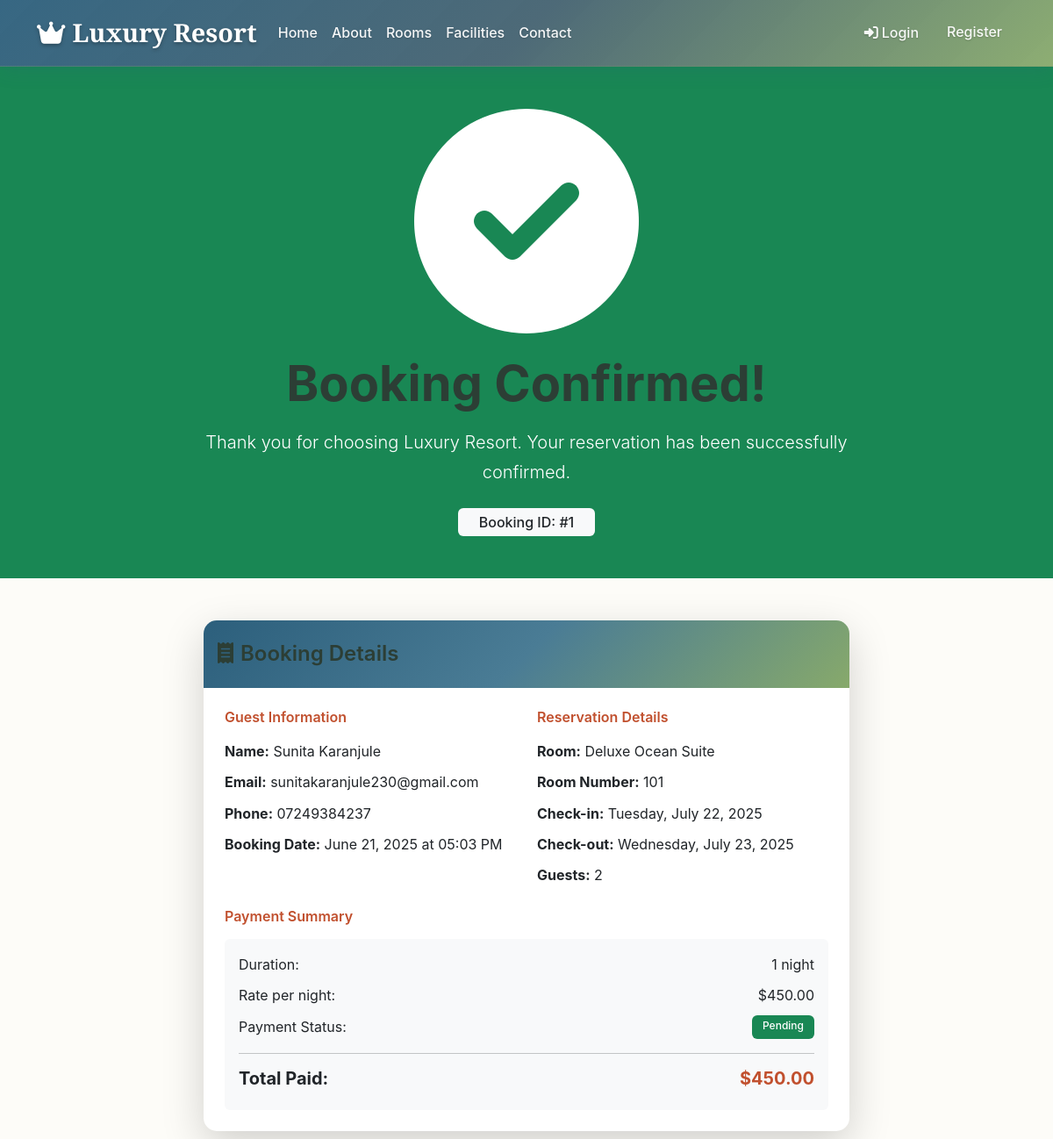
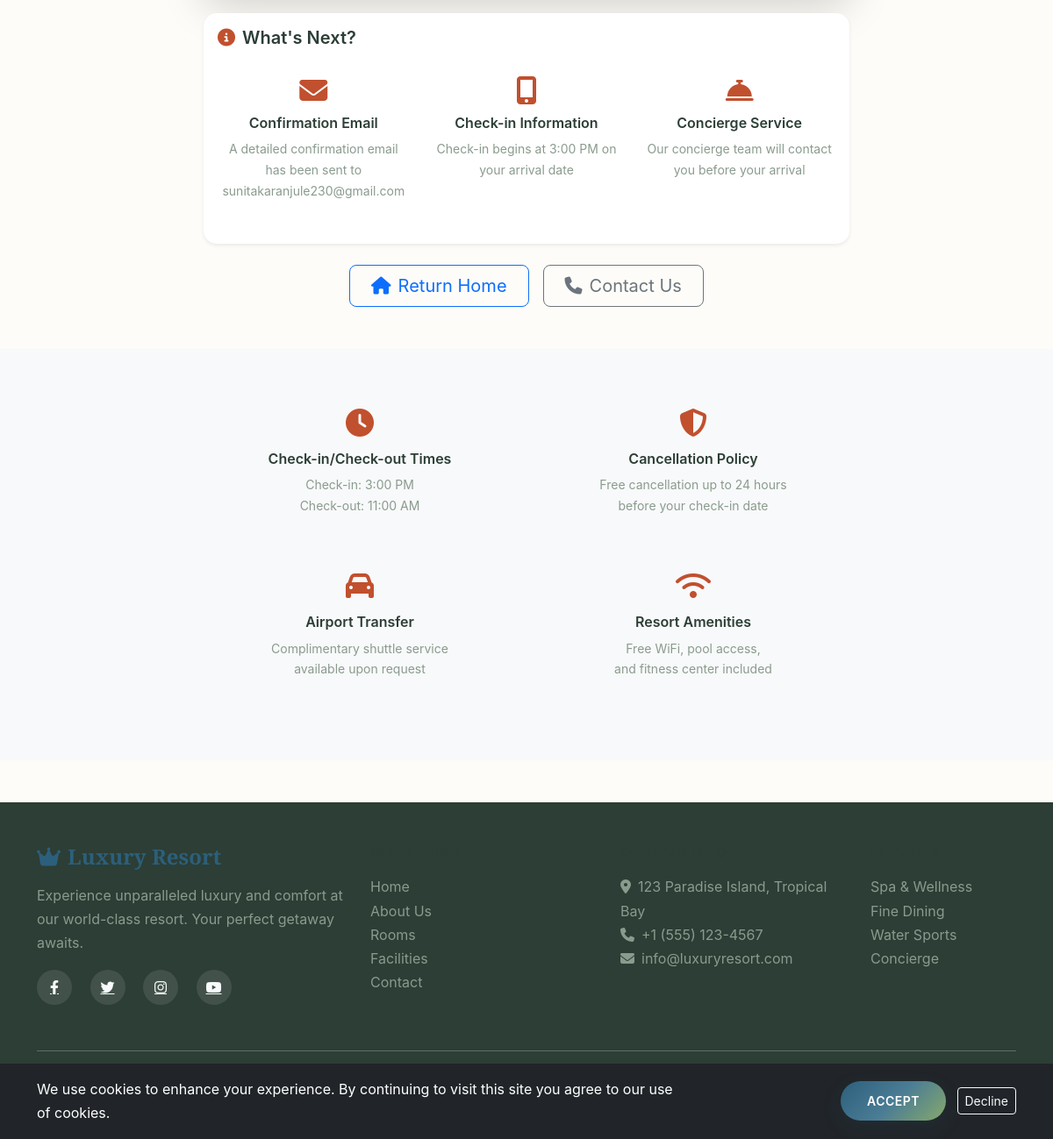
/booking-success-fallback/1, run on the app's committed database (2 pictures, top to bottom).
### models.py (models this page shows, shortened)
class Booking(db.Model):
    __tablename__ = 'bookings'
    id = db.Column(db.Integer, primary_key=True)
    user_id = db.Column(db.Integer, db.ForeignKey('users.id'), nullable=True)  # Now nullable for guests
    room_id = db.Column(db.Integer, db.ForeignKey('rooms.id'), nullable=False)
    check_in_date = db.Column(db.Date, nullable=False)
    check_out_date = db.Column(db.Date, nullable=False)
    check_in_time = db.Column(db.String(10), default="14:00")  # Default check-in time (2 PM)
    check_out_time = db.Column(db.String(10), default="12:00")  # Default check-out time (12 PM)
    num_guests = db.Column(db.Integer, nullable=False)
    total_amount = db.Column(db.Numeric(10, 2), nullable=False)
    booking_status = db.Column(db.String(20), default='pending')  # pending, confirmed, cancelled, completed
    payment_status = db.Column(db.String(20), default='pending')  # pending, paid, failed, refunded
    payment_gateway = db.Column(db.String(20), default='stripe')  # stripe, razorpay
    stripe_session_id = db.Column(db.String(255))
    razorpay_order_id = db.Column(db.String(255))
    razorpay_payment_id = db.Column(db.String(255))
    special_requests = db.Column(db.Text)
    first_name = db.Column(db.String(50), nullable=False)
    last_name = db.Column(db.String(50), nullable=False)
    email = db.Column(db.String(120), nullable=False)
    phone = db.Column(db.String(20))
    created_at = db.Column(db.DateTime, default=datetime.utcnow)
    updated_at = db.Column(db.DateTime, default=datetime.utcnow, onupdate=datetime.utcnow)
    def get_duration_days(self):
        return (self.check_out_date - self.check_in_date).days

class RoomType(db.Model):
    __tablename__ = 'room_types'
    id = db.Column(db.Integer, primary_key=True)
    name = db.Column(db.String(100), nullable=False)
    description = db.Column(db.Text)
    price_per_night = db.Column(db.Numeric(10, 2), nullable=False)
    max_occupancy = db.Column(db.Integer, nullable=False)
    amenities = db.Column(db.Text)  # JSON string of amenities
    image_url = db.Column(db.String(255))  # Keep for backward compatibility
    is_active = db.Column(db.Boolean, default=True)
    created_at = db.Column(db.DateTime, default=datetime.utcnow)
    rooms = db.relationship('Room', backref='room_type', lazy=True)
    images = db.relationship('RoomTypeImage', backref='room_type', lazy=True, cascade='all, delete-orphan')

class Room(db.Model):
    __tablename__ = 'rooms'
    id = db.Column(db.Integer, primary_key=True)
    room_number = db.Column(db.String(20), unique=True, nullable=False)
    room_type_id = db.Column(db.Integer, db.ForeignKey('room_types.id'), nullable=False)
    floor = db.Column(db.Integer)
    is_available = db.Column(db.Boolean, default=True)
    created_at = db.Column(db.DateTime, default=datetime.utcnow)
    bookings = db.relationship('Booking', backref='room', lazy=True)

### routes.py (the view)
@app.route('/booking-success-fallback/<int:booking_id>')
def booking_success_fallback(booking_id):
    booking = Booking.query.get_or_404(booking_id)
    if booking.user_id is not None:
        if not current_user.is_authenticated or booking.user_id != current_user.id:
            flash('Access denied.', 'danger')
            return redirect(url_for('index'))
    return render_template('booking_confirmation.html', booking=booking)

### templates/booking_confirmation.html (shortened to what this page needs)
{% extends "base.html" %}
{% block content %}
<section class="confirmation-header py-5 bg-success text-white">
    <div class="container">
        <div class="row justify-content-center text-center">
            <div class="col-lg-8">
                <div class="confirmation-icon mb-4">
                    <i class="fas fa-check-circle fa-4x"></i>
                </div>
                <h1 class="display-4 fw-bold mb-3">Booking Confirmed!</h1>
                <p class="lead">Thank you for choosing Luxury Resort. Your reservation has been successfully confirmed.</p>
                <div class="confirmation-number mt-4">
                    <span class="badge bg-light text-dark fs-6 px-4 py-2">
                        Booking ID: #{{ booking.id }}
                    </span>
                </div>
            </div>
        </div>
    </div>
</section>
<section class="py-5">
    <div class="container">
        <div class="row justify-content-center">
            <div class="col-lg-8">
                <div class="card border-0 shadow-lg">
                    <div class="card-header bg-luxury text-white py-4">
                        <h4 class="mb-0"><i class="fas fa-receipt me-2"></i>Booking Details</h4>
                    </div>
                    <div class="card-body p-4">
                        <div class="row">
                            <div class="col-md-6 mb-4">
                                <h6 class="luxury-accent mb-3">Guest Information</h6>
                                <div class="guest-details">
                                    <div class="detail-item mb-2">
                                        <strong>Name:</strong>
                                        {% if booking.user %}
                                            {{ booking.user.get_full_name() }}
                                        {% else %}
                                            {{ booking.first_name }} {{ booking.last_name }}
                                        {% endif %}
                                    </div>
                                    <div class="detail-item mb-2">
                                        <strong>Email:</strong>
                                        {% if booking.user %}
                                            {{ booking.user.email }}
                                        {% else %}
                                            {{ booking.email }}
                                        {% endif %}
                                    </div>
                                    <div class="detail-item mb-2">
                                        <strong>Phone:</strong>
                                        {% if booking.user %}
                                            {{ booking.user.phone or 'Not provided' }}
                                        {% else %}
                                            {{ booking.phone or 'Not provided' }}
                                        {% endif %}
                                    </div>
                                    <div class="detail-item">
                                        <strong>Booking Date:</strong> {{ booking.created_at.strftime('%B %d, %Y at %I:%M %p') }}
                                    </div>
                                </div>
                            </div>
                            <div class="col-md-6 mb-4">
                                <h6 class="luxury-accent mb-3">Reservation Details</h6>
                                <div class="reservation-details">
                                    <div class="detail-item mb-2">
                                        <strong>Room:</strong> {{ booking.room.room_type.name }}
                                    </div>
                                    <div class="detail-item mb-2">
                                        <strong>Room Number:</strong> {{ booking.room.room_number }}
                                    </div>
                                    <div class="detail-item mb-2">
                                        <strong>Check-in:</strong> {{ booking.check_in_date.strftime('%A, %B %d, %Y') }}
                                    </div>
                                    <div class="detail-item mb-2">
                                        <strong>Check-out:</strong> {{ booking.check_out_date.strftime('%A, %B %d, %Y') }}
                                    </div>
                                    <div class="detail-item">
                                        <strong>Guests:</strong> {{ booking.num_guests }}
                                    </div>
                                </div>
                            </div>
                        </div>
                        <div class="row">
                            <div class="col-12">
                                <h6 class="luxury-accent mb-3">Payment Summary</h6>
                                <div class="payment-summary bg-light p-3 rounded">
                                    <div class="d-flex justify-content-between mb-2">
                                        <span>Duration:</span>
                                        <span>{{ booking.get_duration_days() }} night{{ 's' if booking.get_duration_days() > 1 else '' }}</span>
                                    </div>
                                    <div class="d-flex justify-content-between mb-2">
                                        <span>Rate per night:</span>
                                        <span>{{ format_currency(booking.room.room_type.price_per_night) }}</span>
                                    </div>
                                    <div class="d-flex justify-content-between mb-2">
                                        <span>Payment Status:</span>
                                        <span class="badge bg-success">{{ booking.payment_status.title() }}</span>
                                    </div>
                                    <hr>
                                    <div class="d-flex justify-content-between fw-bold h5">
                                        <span>Total Paid:</span>
                                        <span class="luxury-accent">{{ format_currency(booking.total_amount) }}</span>
                                    </div>
                                </div>
                            </div>
                        </div>
                    </div>
                </div>
                <div class="card border-0 shadow-sm mt-4">
                    <div class="card-header bg-transparent border-0 py-3">
                        <h5 class="mb-0"><i class="fas fa-info-circle me-2 luxury-accent"></i>What's Next?</h5>
                    </div>
                    <div class="card-body">
                        <div class="row">
                            <div class="col-md-4 text-center mb-3">
                                <div class="next-step-icon mb-2">
                                    <i class="fas fa-envelope fa-2x luxury-accent"></i>
                                </div>
                                <h6>Confirmation Email</h6>
                                <p class="text-muted small">A detailed confirmation email has been sent to
                                {% if booking.user %}
                                    {{ booking.user.email }}
                                {% else %}
                                    {{ booking.email }}
                                {% endif %}
                                </p>
                            </div>
                            <div class="col-md-4 text-center mb-3">
                                <div class="next-step-icon mb-2">
                                    <i class="fas fa-mobile-alt fa-2x luxury-accent"></i>
                                </div>
                                <h6>Check-in Information</h6>
                                <p class="text-muted small">Check-in begins at 3:00 PM on your arrival date</p>
                            </div>
                            <div class="col-md-4 text-center mb-3">
                                <div class="next-step-icon mb-2">
                                    <i class="fas fa-concierge-bell fa-2x luxury-accent"></i>
                                </div>
                                <h6>Concierge Service</h6>
                                <p class="text-muted small">Our concierge team will contact you before your arrival</p>
                            </div>
                        </div>
                    </div>
                </div>
                <div class="text-center mt-4">
                    <div class="d-flex flex-column flex-sm-row gap-3 justify-content-center">
                        <a href="{{ url_for('index') }}" class="btn btn-outline-primary btn-lg px-4">
                            <i class="fas fa-home me-2"></i>Return Home
                        </a>
                        <a href="{{ url_for('contact') }}" class="btn btn-outline-secondary btn-lg px-4">
                            <i class="fas fa-phone me-2"></i>Contact Us
                        </a>
                    </div>
                </div>
            </div>
        </div>
    </div>
</section>
<section class="py-5 bg-light">
    <div class="container">
        <div class="row justify-content-center">
            <div class="col-lg-8">
                <div class="row">
                    <div class="col-md-6 mb-4">
                        <div class="info-card text-center">
                            <i class="fas fa-clock fa-2x luxury-accent mb-3"></i>
                            <h6>Check-in/Check-out Times</h6>
                            <p class="text-muted small mb-0">
                                Check-in: 3:00 PM<br>
                                Check-out: 11:00 AM
                            </p>
                        </div>
                    </div>
                    <div class="col-md-6 mb-4">
                        <div class="info-card text-center">
                            <i class="fas fa-shield-alt fa-2x luxury-accent mb-3"></i>
                            <h6>Cancellation Policy</h6>
                            <p class="text-muted small mb-0">
                                Free cancellation up to 24 hours<br>
                                before your check-in date
                            </p>
                        </div>
                    </div>
                    <div class="col-md-6 mb-4">
                        <div class="info-card text-center">
                            <i class="fas fa-car fa-2x luxury-accent mb-3"></i>
                            <h6>Airport Transfer</h6>
                            <p class="text-muted small mb-0">
                                Complimentary shuttle service<br>
                                available upon request
                            </p>
                        </div>
                    </div>
                    <div class="col-md-6 mb-4">
                        <div class="info-card text-center">
                            <i class="fas fa-wifi fa-2x luxury-accent mb-3"></i>
                            <h6>Resort Amenities</h6>
                            <p class="text-muted small mb-0">
                                Free WiFi, pool access,<br>
                                and fitness center included
                            </p>
                        </div>
                    </div>
                </div>
            </div>
        </div>
    </div>
</section>
{% endblock %}

### data on the page
Booking: id "1", first_name "Sunita", last_name "Karanjule", email "sunitakaranjule230@gmail.com", phone "07249384237", created_at "June 21, 2025 at 05:03 PM", check_in_date "Tuesday, July 22, 2025", check_out_date "Wednesday, July 23, 2025", num_guests "2", get_duration_days "1", payment_status "Pending", total_amount "$450.00"
RoomType: room.room_type.name "Deluxe Ocean Suite", price_per_night "$450.00"
Room: room.room_number "101"
